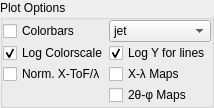
         <widget class="QGroupBox" name="groupBox_2">
          <property name="sizePolicy">
           <sizepolicy hsizetype="Expanding" vsizetype="Expanding">
            <horstretch>0</horstretch>
            <verstretch>0</verstretch>
           </sizepolicy>
          </property>
          <property name="title">
           <string>Plot Options</string>
          </property>
          <property name="flat">
           <bool>false</bool>
          </property>
          <layout class="QGridLayout" name="gridLayout_16">
           <property name="leftMargin">
            <number>0</number>
           </property>
           <property name="topMargin">
            <number>0</number>
           </property>
           <property name="rightMargin">
            <number>0</number>
           </property>
           <property name="bottomMargin">
            <number>0</number>
           </property>
           <property name="spacing">
            <number>1</number>
           </property>
           <item row="4" column="1">
            <widget class="QCheckBox" name="xLamda">
             <property name="toolTip">
              <string>Replace ToF axis with wavelength for the maps</string>
             </property>
             <property name="text">
              <string>X-λ Maps</string>
             </property>
            </widget>
           </item>
           <item row="5" column="1">
            <widget class="QCheckBox" name="tthPhi">
             <property name="toolTip">
              <string>Replace X and Y axes by the according scattering angle for the maps</string>
             </property>
             <property name="text">
              <string>2θ-φ Maps</string>
             </property>
            </widget>
           </item>
           <item row="2" column="0">
            <widget class="QCheckBox" name="show_colorbars">
             <property name="toolTip">
              <string>Show a colorbar for the map plots</string>
             </property>
             <property name="text">
              <string>Colorbars</string>
             </property>
            </widget>
           </item>
           <item row="3" column="0">
            <widget class="QCheckBox" name="logarithmic_colorscale">
             <property name="toolTip">
              <string>Logarithmic colorscale in the maps</string>
             </property>
             <property name="text">
              <string>Log Colorscale</string>
             </property>
             <property name="checked">
              <bool>true</bool>
             </property>
            </widget>
           </item>
           <item row="3" column="1">
            <widget class="QCheckBox" name="logarithmic_y">
             <property name="toolTip">
              <string>Logarithmic Y-scale for the projections and reflectivity</string>
             </property>
             <property name="text">
              <string>Log Y for lines</string>
             </property>
             <property name="checked">
              <bool>true</bool>
             </property>
            </widget>
           </item>
           <item row="2" column="1">
            <widget class="QComboBox" name="color_selector">
             <property name="toolTip">
              <string>Select the color scale from a list of presets</string>
             </property>
             <property name="currentText">
              <string>jet</string>
             </property>
             <property name="currentIndex">
              <number>3</number>
             </property>
             <item>
              <property name="text">
               <string>default</string>
              </property>
             </item>
             <item>
              <property name="text">
               <string>gist_ncar</string>
              </property>
             </item>
             <item>
              <property name="text">
               <string>gist_rainbow</string>
              </property>
             </item>
             <item>
              <property name="text">
               <string>jet</string>
              </property>
             </item>
             <item>
              <property name="text">
               <string>hsv</string>
              </property>
             </item>
             <item>
              <property name="text">
               <string>hot</string>
              </property>
             </item>
             <item>
              <property name="text">
               <string>binary</string>
              </property>
             </item>
            </widget>
           </item>
           <item row="4" column="0">
            <widget class="QCheckBox" name="normalizeXTof">
             <property name="toolTip">
              <string>Normalize the intensity in the X-ToF maps by the incident beam measurement</string>
             </property>
             <property name="text">
              <string>Norm. X-ToF/λ</string>
             </property>
            </widget>
           </item>
          </layout>
          <zorder>xLamda</zorder>
          <zorder>logarithmic_y</zorder>
          <zorder>show_colorbars</zorder>
          <zorder>tthPhi</zorder>
          <zorder>color_selector</zorder>
          <zorder>logarithmic_colorscale</zorder>
          <zorder>normalizeXTof</zorder>
         </widget>
